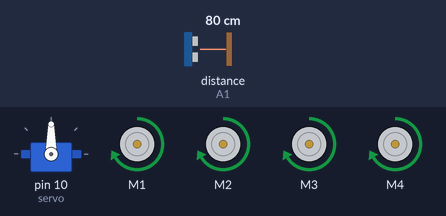
This sketch was run on a simulated Arduino Uno, built with avr-gcc and run on an emulated ATmega328P. On the bench: servo, 4 × DC motor (green arrow = forward, orange = backward, longer = faster). Wiring (inferred from the names in the program): ultrasonic range finder: trigger A0; echo A1. The inputs (shaded band) are chosen by the test bench; at power-on: distance to the obstacle (sensor on A1) 80 cm. The echo pulse lasts 58.3 µs per cm.

Above: at 1.2 s.
1.3 s: distance to the obstacle (sensor on A1) set to 33 cm
2.8 s: distance to the obstacle (sensor on A1) set to 30 cm
At 3.1 s:
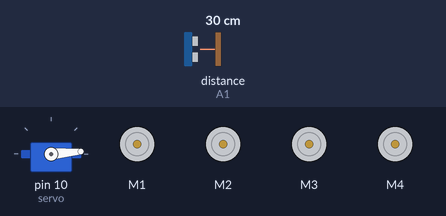
At 4.6 s:
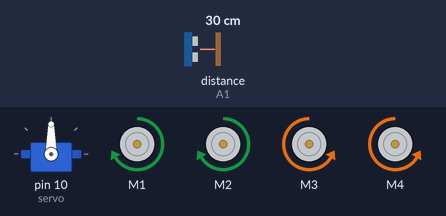
5.8 s: distance to the obstacle (sensor on A1) set to 4 cm
At 8.6 s:
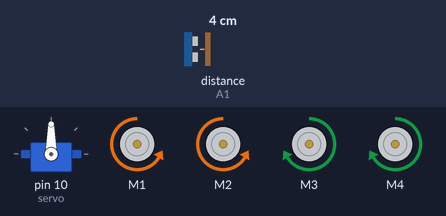
8.8 s: distance to the obstacle (sensor on A1) set to 2 cm
Timing chart, 0 to 12.8 s (numbered marks = the images above; inputs shaded):
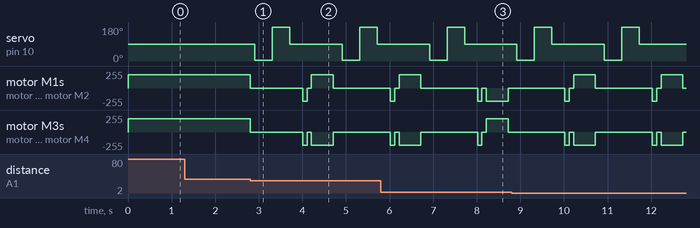

The sketch:

Obstace_Avoiding_Robot_Car.ino
```cpp
#include <AFMotor.h>
#include <Servo.h>
Servo servo;

AF_DCMotor LF(1);
AF_DCMotor LB(2);
AF_DCMotor RF(3);
AF_DCMotor RB(4);
#define trigPin  A0
#define echoPin  A1

void setup()
  {
    servo.attach(10);
    pinMode(trigPin, OUTPUT);          // Declare "trigPin" as "Output Pin".
    pinMode(echoPin, INPUT);           // Declare "echoPin" as "Input Pin".
    LF.setSpeed(200);
    LB.setSpeed(200);
    RF.setSpeed(200);
    RB.setSpeed(200);
  }

void loop()
  {
    float distance = 0.00;
    float RightDistance = 0.00;
    float LeftDistance = 0.00;
    distance = search();

    if(distance <= 30) // If obstracle found in 40 CM.
      {
          RobotStop(); //Robot Stop
          delay(100);
          servo.write(5);
          delay(300);
          RightDistance = search();
          delay(100);
          servo.write(180);
          delay(300);
          LeftDistance = search();
          delay(100);
          servo.write(90);
          delay(300);
         if(LeftDistance > RightDistance)
           {
              RobotBackward();
              delay(100);
              RobotStop();
              delay(100);
              RobotLeft();
              delay(500);
              RobotStop();
              delay(100);
           }
          else
            {
              RobotBackward();
              delay(100);
              RobotStop();
              delay(100);
              RobotRight();
              delay(500);
              RobotStop();
              delay(100);
            }
      }
   else
   {
     RobotForward();
   }
}


float search(void)
  {
    float duration = 0.00;             // Float type variable declaration
    float CM = 0.00;
    digitalWrite(trigPin, LOW);        // Trig_pin output as OV (Logic Low-Level)
    delayMicroseconds(2);              // Delay for 2 us
    //Send 10us High Pulse to Ultra-Sonic Sonar Sensor "trigPin"
    digitalWrite(trigPin, HIGH);       // Trig_pin output as 5V (Logic High-Level)
    delayMicroseconds(10);             // Delay for 10 us
    digitalWrite(trigPin, LOW);        // Trig_pin output as OV (Logic Low-Level)
    duration = pulseIn(echoPin, HIGH); // Start counting time, upto again "echoPin" back to Logical "High-Level" and puting the "time" into a variable called "duration"
    CM = (duration / 58.82); //Convert distance into CM.
    return CM;
  }

void RobotForward()
{
  LF.run(FORWARD);
  RF.run(FORWARD);
  LB.run(FORWARD);
  RB.run(FORWARD);
}
void RobotBackward()
{
  LF.run(BACKWARD);
  LB.run(BACKWARD);
  RF.run(BACKWARD);
  RB.run(BACKWARD);
}
void RobotLeft()
{
  LF.run(BACKWARD);
  LB.run(BACKWARD);
  RF.run(FORWARD);
  RB.run(FORWARD);
}
void RobotRight()
{
  LF.run(FORWARD);
  LB.run(FORWARD);
  RF.run(BACKWARD);
  RB.run(BACKWARD);
}
void RobotStop()
{
  LF.run(RELEASE);
  LB.run(RELEASE);
  RF.run(RELEASE);
  RB.run(RELEASE);
}
```

Measured:
- the behaviour switches between 31 and 30 cm on distance to the obstacle (sensor on A1) (found by bisection; images 0 and 1)
- after the input at 1.3 s, every drawn part: stays the same
- after the input at 2.8 s, servo on pin 10 (servo): 90° → 5° after 0.10 s, → 180° 0.40 s later, → 90° 0.40 s later, → 5° 1.2 s later, … (6 changes in this stretch); motor M1: forward 200/255 → stopped at once, → backward 200/255 1.2 s later, → stopped 0.10 s later, → forward 200/255 0.10 s later, … (5 changes in this stretch)
